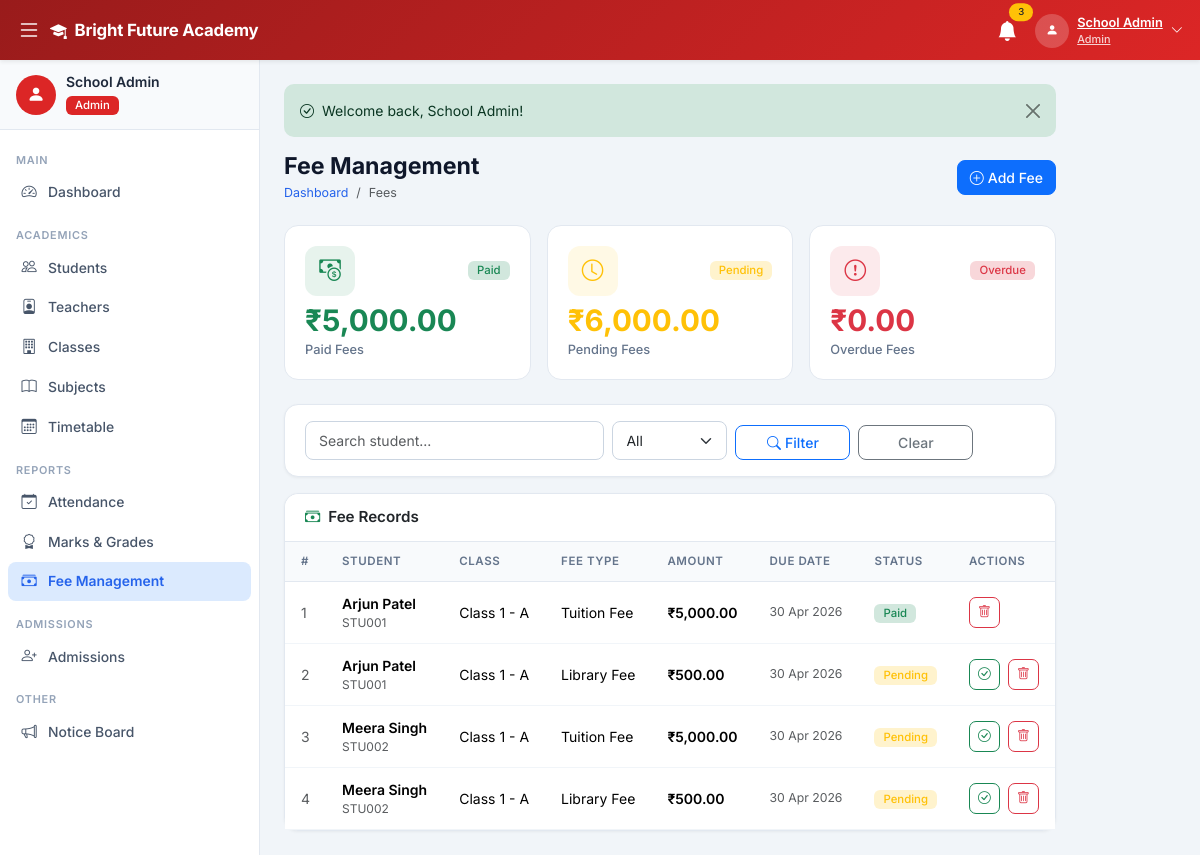
The page /admin/fees.php (signed in) on the database its author committed.
### tables this page shows
CREATE TABLE IF NOT EXISTS settings (
    id INT AUTO_INCREMENT PRIMARY KEY,
    setting_key VARCHAR(100) UNIQUE NOT NULL,
    setting_value TEXT,
    setting_group VARCHAR(50) DEFAULT 'general',
    updated_at TIMESTAMP DEFAULT CURRENT_TIMESTAMP ON UPDATE CURRENT_TIMESTAMP
);

CREATE TABLE IF NOT EXISTS fees (
    id INT AUTO_INCREMENT PRIMARY KEY,
    student_id INT NOT NULL,
    fee_type VARCHAR(50) NOT NULL,
    amount DECIMAL(10,2) NOT NULL,
    due_date DATE NOT NULL,
    paid_date DATE,
    status ENUM('Pending','Paid','Overdue') DEFAULT 'Pending',
    payment_method VARCHAR(50),
    transaction_id VARCHAR(100),
    created_at TIMESTAMP DEFAULT CURRENT_TIMESTAMP,
    FOREIGN KEY (student_id) REFERENCES students(id) ON DELETE CASCADE
);

CREATE TABLE IF NOT EXISTS users (
    id INT AUTO_INCREMENT PRIMARY KEY,
    name VARCHAR(100) NOT NULL,
    email VARCHAR(100) UNIQUE NOT NULL,
    password VARCHAR(255) NOT NULL,
    role ENUM('developer','admin','teacher','student') NOT NULL,
    phone VARCHAR(20),
    address TEXT,
    profile_pic VARCHAR(255) DEFAULT 'default.png',
    status ENUM('active','inactive') DEFAULT 'active',
    created_at TIMESTAMP DEFAULT CURRENT_TIMESTAMP
);

CREATE TABLE IF NOT EXISTS students (
    id INT AUTO_INCREMENT PRIMARY KEY,
    user_id INT UNIQUE NOT NULL,
    admission_id INT,
    roll_number VARCHAR(20) UNIQUE NOT NULL,
    class_id INT NOT NULL,
    parent_name VARCHAR(100),
    parent_phone VARCHAR(20),
    parent_email VARCHAR(100),
    date_of_birth DATE,
    gender ENUM('Male','Female','Other'),
    blood_group VARCHAR(5),
    admission_date DATE DEFAULT (CURRENT_DATE),
    created_at TIMESTAMP DEFAULT CURRENT_TIMESTAMP,
    FOREIGN KEY (user_id) REFERENCES users(id) ON DELETE CASCADE,
    FOREIGN KEY (class_id) REFERENCES classes(id) ON DELETE CASCADE,
    FOREIGN KEY (admission_id) REFERENCES admissions(id) ON DELETE SET NULL
);

CREATE TABLE IF NOT EXISTS classes (
    id INT AUTO_INCREMENT PRIMARY KEY,
    class_name VARCHAR(50) NOT NULL,
    section VARCHAR(10) NOT NULL,
    class_teacher_id INT,
    seats INT DEFAULT 40,
    created_at TIMESTAMP DEFAULT CURRENT_TIMESTAMP,
    UNIQUE KEY uq_class_section (class_name, section)
);

### config/db.php (called while the page is built, shortened)
<?php
function getDB() {
    static $conn = null;
    if ($conn === null) {
        $conn = new mysqli(DB_HOST, DB_USER, DB_PASS, DB_NAME);
        $conn->set_charset('utf8mb4');
    }
    return $conn;
}
function getSetting($key, $default = '') {
    $db  = getDB();
    $key = $db->real_escape_string($key);
    $res = $db->query("SELECT setting_value FROM settings WHERE setting_key='$key' LIMIT 1");
    if ($res && $res->num_rows > 0) {
        return $res->fetch_assoc()['setting_value'];
    }
    return $default;
}
function sanitize($data) {
    return htmlspecialchars(strip_tags(trim($data)));
}
function getFlash() {
    if (isset($_SESSION['flash'])) {
        $f = $_SESSION['flash'];
        return $f;
    }
    return null;
}
function formatDate($d) {
    return $d ? date('d M Y', strtotime($d)) : '-';
}

### admin/fees.php (the view, shortened to what this page needs)
<?php
require_once '../config/db.php';
$db = getDB();
$search = sanitize($_GET['q'] ?? ''); $sfilt = sanitize($_GET['status'] ?? '');
$where = "WHERE 1=1";
$fees = $db->query("SELECT f.*,s.roll_number,u.name as sname,c.class_name,c.section FROM fees f JOIN students s ON f.student_id=s.id JOIN users u ON s.user_id=u.id JOIN classes c ON s.class_id=c.id $where ORDER BY f.created_at DESC");
$sm = $db->query("SELECT status,SUM(amount) as tot FROM fees GROUP BY status")->fetch_all(MYSQLI_ASSOC);
$fsum = ['Paid'=>0,'Pending'=>0,'Overdue'=>0]; foreach ($sm as $s) $fsum[$s['status']] = $s['tot'];
$flash = getFlash();
?>
<?php include '../includes/header.php'; ?>
<?php include '../includes/sidebar.php'; ?>
<div class="main-content" id="mainContent">
<?php if ($flash): ?><div class="alert alert-success alert-dismissible fade show flash-msg mb-3"><i class="bi bi-check-circle me-2"></i><?= htmlspecialchars($flash['message']) ?><button class="btn-close" data-bs-dismiss="alert"></button></div><?php endif; ?>
<div class="page-header d-flex justify-content-between align-items-center">
    <div><h2>Fee Management</h2><nav><ol class="breadcrumb mb-0"><li class="breadcrumb-item"><a href="dashboard.php">Dashboard</a></li><li class="breadcrumb-item active">Fees</li></ol></nav></div>
    <button class="btn btn-primary" data-bs-toggle="modal" data-bs-target="#addModal"><i class="bi bi-plus-circle me-1"></i>Add Fee</button>
</div>
<div class="row g-3 mb-4">
    <?php foreach ([['Paid','success','cash-coin'],['Pending','warning','clock'],['Overdue','danger','exclamation-circle']] as [$s,$c,$ic]): ?>
    <div class="col-md-4">
        <div class="stat-card">
            <div class="d-flex justify-content-between align-items-center mb-2"><div class="stat-icon bg-<?= $c ?> bg-opacity-10 text-<?= $c ?>"><i class="bi bi-<?= $ic ?>"></i></div><span class="badge bg-<?= $c ?>-subtle text-<?= $c ?>"><?= $s ?></span></div>
            <div class="stat-value text-<?= $c ?>">&#8377;<?= number_format($fsum[$s]??0,2) ?></div>
            <div class="stat-label"><?= $s ?> Fees</div>
        </div>
    </div>
    <?php endforeach; ?>
</div>
<div class="card mb-3"><div class="card-body py-3">
    <form method="GET" class="row g-2 align-items-end">
        <div class="col-md-5"><input type="text" name="q" class="form-control" placeholder="Search student..." value="<?= htmlspecialchars($search) ?>"></div>
        <div class="col-md-2"><select name="status" class="form-select"><option value="">All</option></select></div>
        <div class="col-md-2"><button class="btn btn-outline-primary w-100"><i class="bi bi-search me-1"></i>Filter</button></div>
        <div class="col-md-2"><a href="fees.php" class="btn btn-outline-secondary w-100">Clear</a></div>
    </form>
</div></div>
<div class="card">
    <div class="card-header"><h6 class="card-title"><i class="bi bi-cash-stack me-2 text-success"></i>Fee Records</h6></div>
    <div class="table-responsive"><table class="table">
        <thead><tr><th>#</th><th>Student</th><th>Class</th><th>Fee Type</th><th>Amount</th><th>Due Date</th><th>Status</th><th>Actions</th></tr></thead>
        <tbody>
        <?php $i=1; while ($f=$fees->fetch_assoc()): $sc=['Paid'=>'success','Pending'=>'warning','Overdue'=>'danger'][$f['status']]??'secondary'; ?>
        <tr>
            <td class="text-muted"><?= $i++ ?></td>
            <td><div class="fw-600"><?= htmlspecialchars($f['sname']) ?></div><div class="text-muted fs-12"><?= htmlspecialchars($f['roll_number']) ?></div></td>
            <td><?= htmlspecialchars($f['class_name'].' - '.$f['section']) ?></td>
            <td><?= htmlspecialchars($f['fee_type']) ?></td>
            <td class="fw-600">&#8377;<?= number_format($f['amount'],2) ?></td>
            <td class="text-muted small"><?= formatDate($f['due_date']) ?></td>
            <td><span class="badge bg-<?= $sc ?>-subtle text-<?= $sc ?>"><?= $f['status'] ?></span></td>
            <td>
                <?php if ($f['status']!=='Paid'): ?>
                <button class="btn btn-sm btn-outline-success btn-icon me-1" data-bs-toggle="modal" data-bs-target="#payModal" onclick="document.getElementById('payFeeId').value=<?= $f['id'] ?>"><i class="bi bi-check-circle"></i></button>
                <?php endif; ?>
                <form method="POST" class="d-inline" onsubmit="return confirm('Delete?')"><button class="btn btn-sm btn-outline-danger btn-icon"><i class="bi bi-trash"></i></button></form>
            </td>
        </tr>
        <?php endwhile; ?>
        </tbody>
    </table></div>
</div>
</div>
<?php include '../includes/footer.php'; ?>

### includes/header.php (shortened to what this page needs)
<!DOCTYPE html>
<html lang="en">
<head>
    <link href="https://cdn.jsdelivr.net/npm/bootstrap@5.3.2/dist/css/bootstrap.min.css" rel="stylesheet">
    <link href="https://cdn.jsdelivr.net/npm/bootstrap-icons@1.11.3/font/bootstrap-icons.css" rel="stylesheet">
    <link href="<?= APP_URL ?>/assets/css/style.css" rel="stylesheet">
</head>
<body>
<?php
$role        = $_SESSION['role'] ?? '';
$navGradient = [
    'developer' => 'background:linear-gradient(135deg,#4c1d95,#7c3aed)',
    'admin'     => 'background:linear-gradient(135deg,#991b1b,#dc2626)',
    'teacher'   => 'background:linear-gradient(135deg,#1e3a8a,#2563eb)',
    'student'   => 'background:linear-gradient(135deg,#14532d,#16a34a)',
];
$navStyle = $navGradient[$role] ?? $navGradient['admin'];
?>
<nav class="navbar navbar-dark fixed-top shadow-sm" id="topNav" style="<?= $navStyle ?>;height:var(--nav-h)">
    <div class="container-fluid">
        <button class="btn btn-link text-white me-1 p-1" id="sidebarToggle">
            <i class="bi bi-list fs-4"></i>
        </button>
        <a class="navbar-brand fw-700 d-flex align-items-center gap-2" href="<?= APP_URL ?>">
            <i class="bi bi-mortarboard-fill"></i>
            <span><?= htmlspecialchars(getSetting('school_name', APP_NAME)) ?></span>
        </a>
        <div class="ms-auto d-flex align-items-center gap-2">
            <div class="dropdown">
                <button class="btn btn-link text-white position-relative p-1" data-bs-toggle="dropdown">
                    <i class="bi bi-bell-fill fs-5"></i>
                    <span class="position-absolute top-0 start-100 translate-middle badge rounded-pill bg-warning text-dark" style="font-size:.6rem">3</span>
                </button>
            </div>
            <div class="dropdown">
                <button class="btn btn-link text-white d-flex align-items-center gap-2 p-1" data-bs-toggle="dropdown">
                    <div class="avatar-circle">
                        <i class="bi bi-person-fill small"></i>
                    </div>
                    <div class="d-none d-md-block text-start">
                        <div class="fw-600" style="font-size:.8rem;line-height:1.2"><?= htmlspecialchars(mb_strimwidth($_SESSION['name'] ?? 'User', 0, 18, '...')) ?></div>
                        <div style="font-size:.68rem;opacity:.8"><?= ucfirst($role) ?></div>
                    </div>
                    <i class="bi bi-chevron-down small d-none d-md-inline"></i>
                </button>
            </div>
        </div>
    </div>
</nav>
<div class="wrapper d-flex">

### assets/css/style.css (style rules this page uses)
:root { --sidebar-w: 260px; --sidebar-sm: 68px; --nav-h: 60px; --primary: #2563eb; --primary-dark: #1d4ed8; --success: #16a34a; --warning: #d97706; --danger: #dc2626; --info: #0891b2; --body-bg: #f1f5f9; --card-bg: #ffffff; --border: #e2e8f0; --text-muted: #64748b; --dev-color: #7c3aed; }
*, *::before, *::after { box-sizing: border-box; }
body { font-family: 'Inter', -apple-system, BlinkMacSystemFont, 'Segoe UI', sans-serif; background: var(--body-bg); color: #1e293b; overflow-x: hidden; }
#topNav { height: var(--nav-h); z-index: 1050; }
.navbar-brand { font-size: 1.05rem; letter-spacing: -.2px; }
.avatar-circle { width: 34px; height: 34px; border-radius: 50%; background: rgba(255,255,255,.2); display: flex; align-items: center; justify-content: center; }
.wrapper { margin-top: var(--nav-h); }
.main-content { margin-left: var(--sidebar-w); min-height: calc(100vh - var(--nav-h)); padding: 24px; transition: margin-left .25s ease; }
.page-header { margin-bottom: 22px; }
.page-header h2 { font-size: 1.45rem; font-weight: 700; color: #0f172a; margin: 0; }
.page-header .breadcrumb { font-size: .78rem; margin: 3px 0 0; }
.page-header .breadcrumb-item a { color: var(--primary); text-decoration: none; }
.stat-card { background: #fff; border: 1px solid var(--border); border-radius: 14px; padding: 20px; transition: transform .2s, box-shadow .2s; }
.stat-icon { width: 50px; height: 50px; border-radius: 12px; display: flex; align-items: center; justify-content: center; font-size: 1.35rem; }
.stat-value { font-size: 1.85rem; font-weight: 700; line-height: 1.1; }
.stat-label { font-size: .8rem; color: var(--text-muted); font-weight: 500; margin-top: 4px; }
.card { border: 1px solid var(--border); border-radius: 14px; background: #fff; box-shadow: 0 1px 3px rgba(0,0,0,.05); }
.card-header { background: #fff; border-bottom: 1px solid var(--border); padding: 14px 20px; border-radius: 14px 14px 0 0 !important; }
.card-title { font-size: .95rem; font-weight: 600; margin: 0; }
.card-body { padding: 20px; }
.table { font-size: .875rem; margin: 0; }
.table th { background: #f8fafc; font-size: .72rem; font-weight: 600; text-transform: uppercase; letter-spacing: .05em; color: var(--text-muted); padding: 11px 16px; border-bottom: 1px solid var(--border); }
.table td { padding: 11px 16px; vertical-align: middle; border-color: #f1f5f9; }
.badge { font-weight: 500; padding: 4px 9px; border-radius: 6px; font-size: .71rem; }
.btn { border-radius: 8px; font-weight: 500; font-size: .875rem; }
.btn-sm { border-radius: 6px; font-size: .8rem; }
.btn-icon { width: 31px; height: 31px; padding: 0; display: inline-flex; align-items: center; justify-content: center; border-radius: 7px; }
.form-control, .form-select { border-radius: 8px; border-color: #cbd5e1; font-size: .875rem; padding: 8px 13px; }
.flash-msg { border-radius: 10px; border: none; font-size: .875rem; }
.fw-600 { font-weight: 600; }
.fw-700 { font-weight: 700; }
.fs-12 { font-size: .75rem; }

### rows shown on the page
settings: setting_value "Bright Future Academy"
fees: users.name "Arjun Patel", student.roll_number "STU001", classes.class_name+section "Class 1 - A", fee_type "Tuition Fee", amount "5,000.00", due_date "30 Apr 2026", status "Paid"
fees: users.name "Arjun Patel", student.roll_number "STU001", classes.class_name+section "Class 1 - A", fee_type "Library Fee", amount "500.00", due_date "30 Apr 2026", status "Pending"
fees: users.name "Meera Singh", student.roll_number "STU002", classes.class_name+section "Class 1 - A", fee_type "Tuition Fee", amount "5,000.00", due_date "30 Apr 2026", status "Pending"
fees: users.name "Meera Singh", student.roll_number "STU002", classes.class_name+section "Class 1 - A", fee_type "Library Fee", amount "500.00", due_date "30 Apr 2026", status "Pending"

### other values the page prints
mb_strimwidth($_SESSION['name'] ?? 'User', 0, 18, '...') "School Admin"
$role "Admin"
mb_strimwidth($_SESSION['name'] ?? '', 0, 22, '...') "School Admin"
$label "Dashboard Students Teachers Classes Subjects Timetable Attendance Marks & Grades Fee Management Admissions Notice Board"
$flash['message'] "Welcome back, School Admin!"
$s "Paid"
$fsum[$s] "5,000.00"
$s "Pending"
$fsum[$s] "6,000.00"
$s "Overdue"
$fsum[$s] "0.00"
